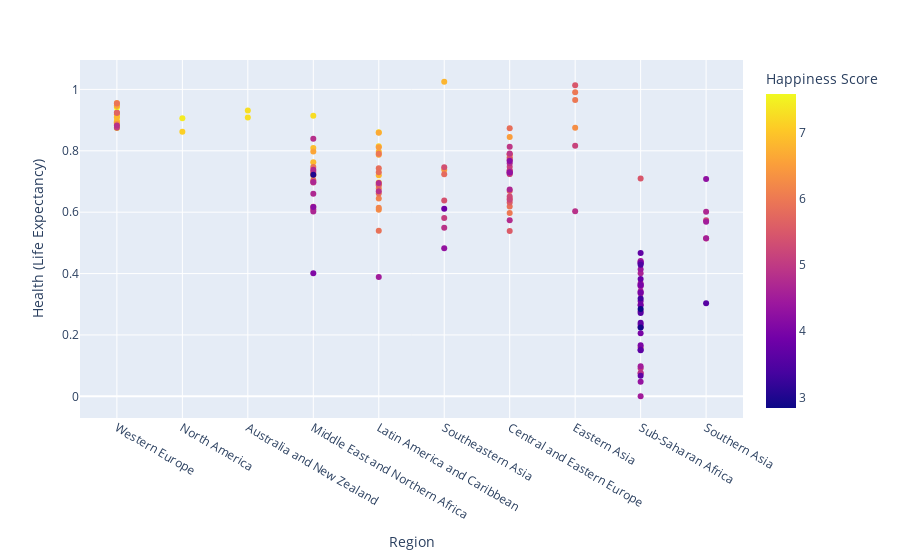

Notebook source saved alongside this figure:
### Code cell
plt.figure(figsize=(15,7))
GDP = px.scatter(df,x= 'Region', y = 'Health (Life Expectancy)',color = 'Happiness Score')
GDP.show()

### Figure 1 — Plotly figure (JSON) as saved in the notebook; plotly's stock layout.template omitted (floating-point values rounded to 4 significant figures; data arrays with more than 128 entries replaced by an {"elided": "..."} marker saying what was removed)
{"data": [{"hovertemplate": "Region=%{x}<br>Health (Life Expectancy)=%{y}<br>Happiness Score=%{marker.color}<extra></extra>", "legendgroup": "", "marker": {"color": {"elided": "158 float values"}, "coloraxis": "coloraxis", "symbol": "circle"}, "mode": "markers", "name": "", "orientation": "v", "showlegend": false, "type": "scatter", "x": {"elided": "158 str values"}, "xaxis": "x", "y": {"elided": "158 float values"}, "yaxis": "y"}], "layout": {"coloraxis": {"colorbar": {"title": {"text": "Happiness Score"}}, "colorscale": [[0, "#0d0887"], [0.1111, "#46039f"], [0.2222, "#7201a8"], [0.3333, "#9c179e"], [0.4444, "#bd3786"], [0.5556, "#d8576b"], [0.6667, "#ed7953"], [0.7778, "#fb9f3a"], [0.8889, "#fdca26"], [1, "#f0f921"]]}, "legend": {"tracegroupgap": 0}, "margin": {"t": 60}, "xaxis": {"anchor": "y", "domain": [0, 1], "title": {"text": "Region"}}, "yaxis": {"anchor": "x", "domain": [0, 1], "title": {"text": "Health (Life Expectancy)"}}}}
